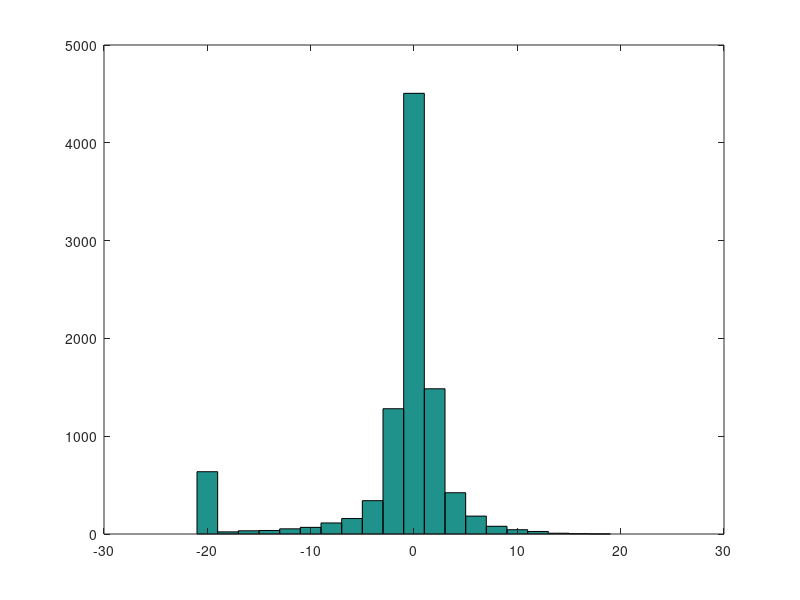

Reproduce this figure in MATLAB.
% Metropolis-Hastings sampler
% By Sam Friedman
% Created: 9/29/2015
%
% Function for Cauchy distribution
cauchy = @(x) 1./(1+x.^2);
% Function for normal PDF
%norm = @(x,mu,sig) 1/sig*exp(-.5*(x-mu)/sig.^2);
norm = @(x,mu,sig) normpdf(x,mu,sig);
% Generate n samples in the chain
n = 1e4;
sig = 2;
x = zeros(1,n);yy = zeros(1,n);
x(1) = randn(1); % generate starting point
% note that randn() returns a pseudorandom value drawn from the standard
% normal distribution.
for i = 2:n
   % generate a candidate from the proposal distribution (the normal
   % distribution in this case). This will be a normal with mean given by
   % the previous value in the chain and standard deviation of sig
   y = x(i-1) + sig*randn(1);
   yy(i) = y;
   % generate a uniform for comparison
   u = rand(1);
   % note that rand() returns a pseudorandom value drawn from the standard
   % uniform distribution on the open interval(0,1)
   alpha = min( [1,cauchy(y)*norm(x(i-1),y,sig) / ...
       (cauchy(x(i-1))*norm(y,x(i-1),sig))] );
   if u <= alpha
       x(i) = y;
   else
       x(i) = x(i-1);
   end
end
% Discard initial burn in points
burn_in = 500;
bin_vals = -20:2:20;
x = x(burn_in+1:end);
plot(x')
hist(x,bin_vals);


